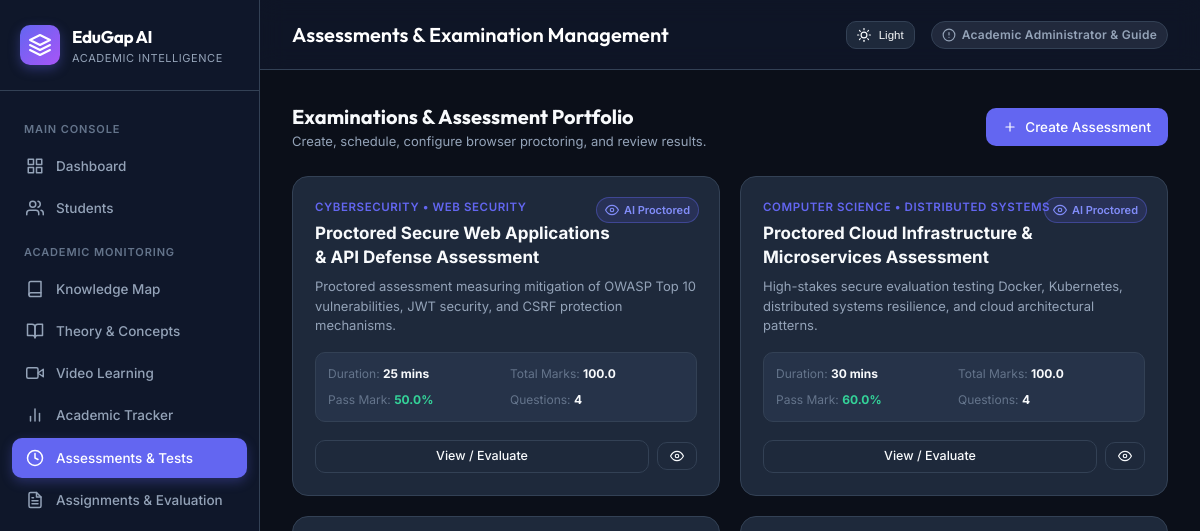
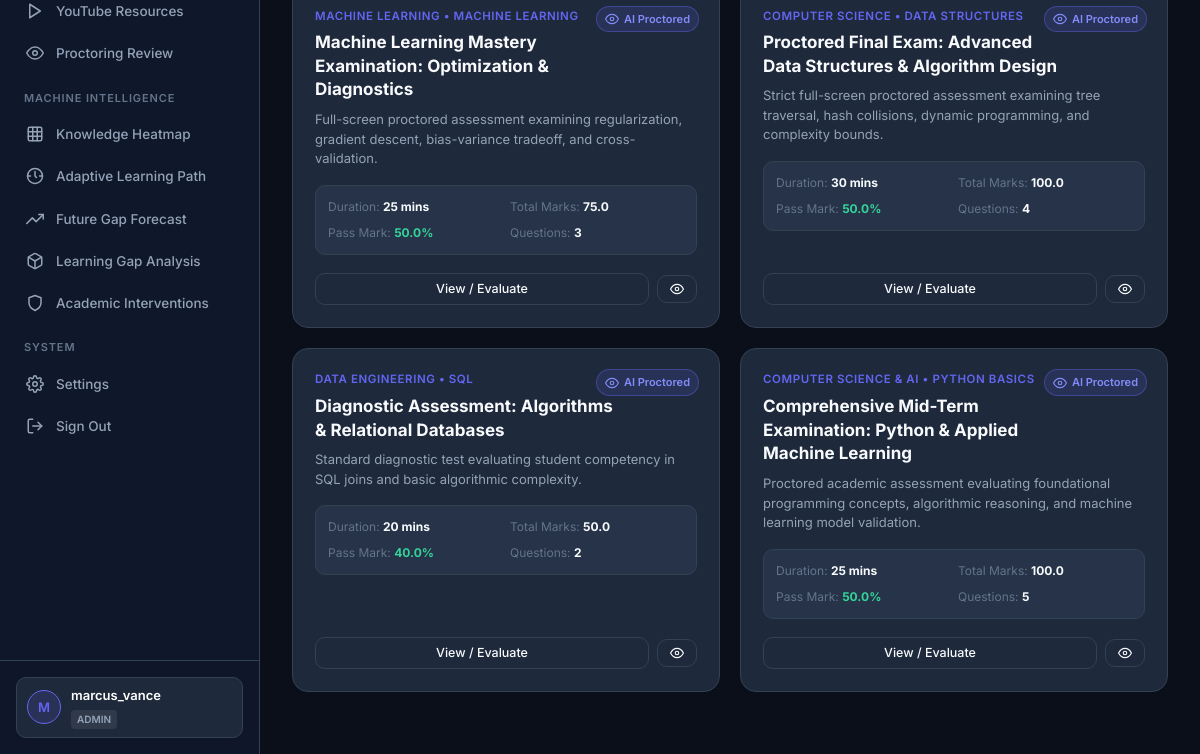
Before: /assessments (signed in) with the older database file (2 pictures, top to bottom).
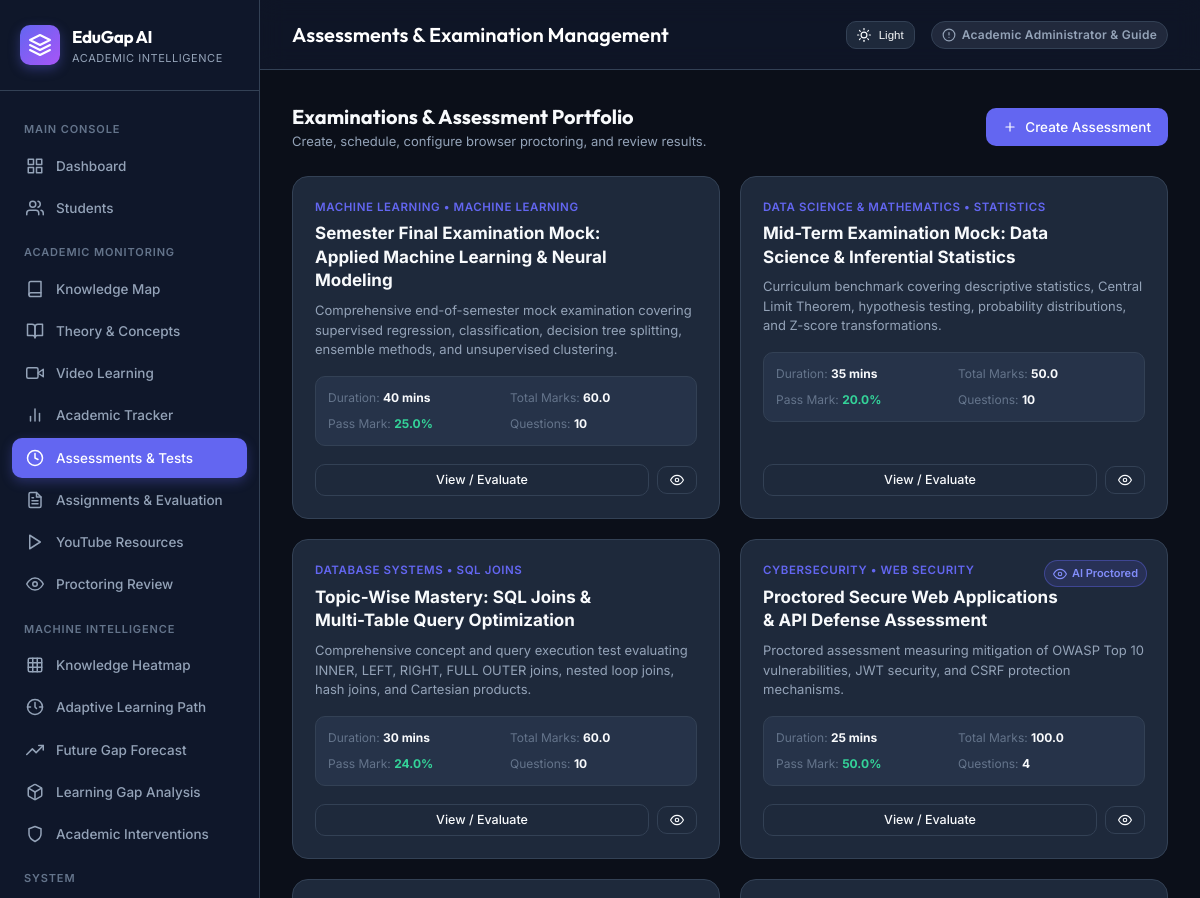
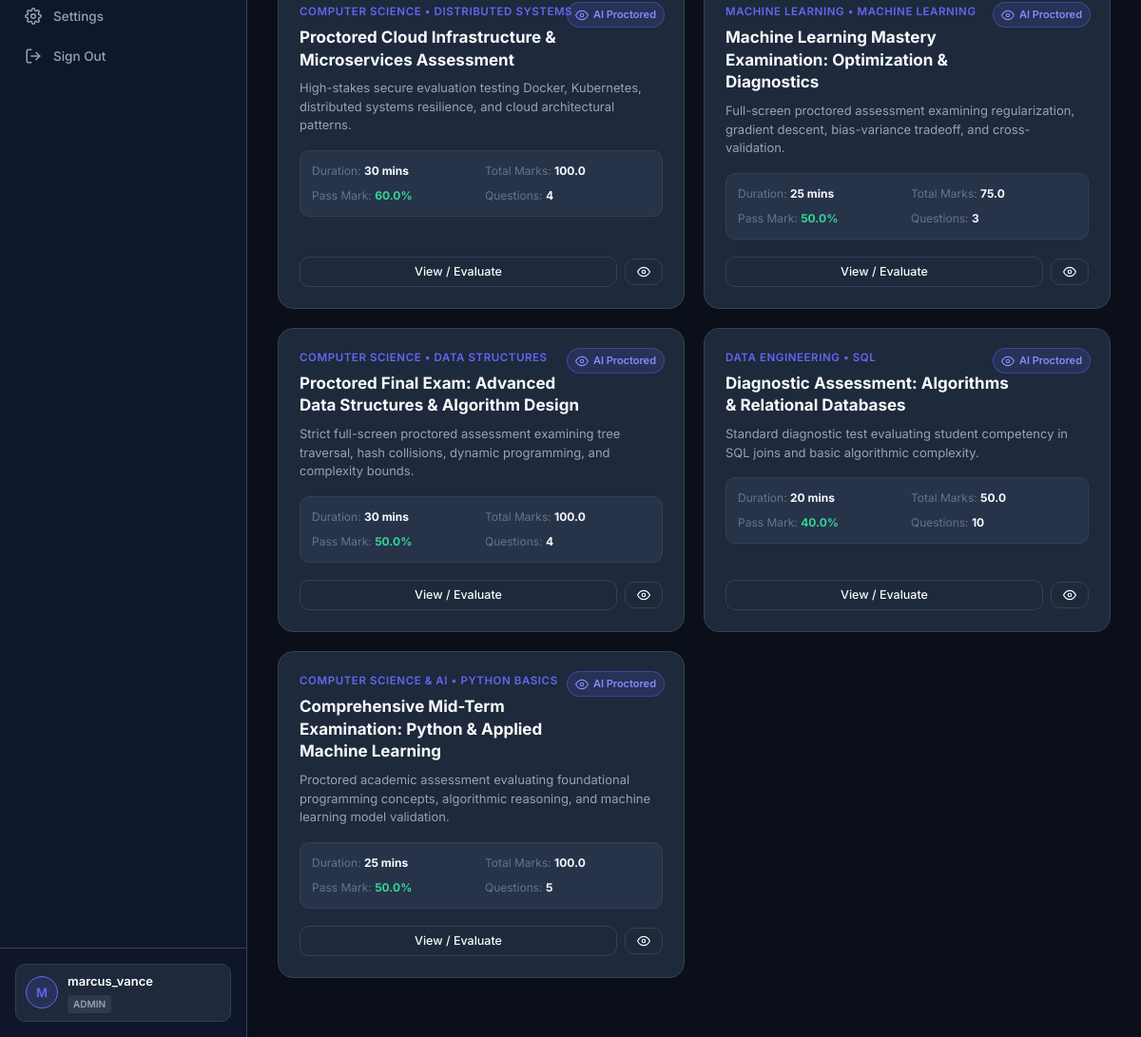
After: the same page with the newer database file (2 pictures, top to bottom).
### tables this page shows
CREATE TABLE assessments (
        id INTEGER PRIMARY KEY AUTOINCREMENT,
        title TEXT NOT NULL,
        description TEXT,
        subject TEXT NOT NULL,
        topic TEXT NOT NULL,
        duration_minutes INTEGER DEFAULT 30,
        passing_marks REAL DEFAULT 50.0,
        total_marks REAL DEFAULT 100.0,
        negative_marking REAL DEFAULT 0.0,
        attempt_limit INTEGER DEFAULT 1,
        shuffle_questions INTEGER DEFAULT 1,
        shuffle_options INTEGER DEFAULT 1,
        is_proctored INTEGER DEFAULT 1,
        proctoring_strictness TEXT DEFAULT 'Standard',
        assigned_to_student_id TEXT,
        due_date TIMESTAMP,
        is_published INTEGER DEFAULT 1,
        results_published INTEGER DEFAULT 1,
        created_by TEXT DEFAULT 'Admin',
        created_at TIMESTAMP DEFAULT CURRENT_TIMESTAMP
    );

### app.py (the view, shortened to what this page needs)
@app.route("/assessments")
@login_required
def assessments_page():
    connection = get_db_connection()
    role = session.get("role")
    student_id = session.get("student_id") or "S001"
    assessments = connection.execute("""
        SELECT a.*, COUNT(q.id) as q_count
        FROM assessments a
        LEFT JOIN assessment_questions q ON q.assessment_id = a.id
        WHERE a.is_published = 1 OR ? = 'admin'
        GROUP BY a.id
        ORDER BY a.id DESC
    """, (role,)).fetchall()
    student_attempts = {}
    connection.close()
    return render_template("assessments.html", assessments=assessments, student_attempts=student_attempts)

### app.py (called while the page is built)
def get_db_connection():
    connection = sqlite3.connect(DATABASE)
    connection.row_factory = sqlite3.Row
    return connection

def login_required(f):
    @wraps(f)
    def decorated_function(*args, **kwargs):
        if "user_id" not in session:
            flash("Please authenticate to access the academic platform.", "info")
            return redirect(url_for("login"))
        return f(*args, **kwargs)
    return decorated_function

### templates/assessments.html (shortened to what this page needs)
{% extends "base.html" %}
{% block header_title %}
{% if session.get('role') == 'admin' %}
Assessments & Examination Management
{% else %}
Assigned Proctored Tests & Examinations
{% endif %}
{% endblock %}
{% block content %}
<div
    style="display: flex; justify-content: space-between; align-items: center; margin-bottom: 24px; flex-wrap: wrap; gap: 12px;">
    <div>
        <h3 style="font-family: 'Outfit', sans-serif; font-size: 20px; color: var(--text-primary);">
            {% if session.get('role') == 'admin' %}Examinations & Assessment Portfolio{% else %}Available Proctored
            Assessments{% endif %}
        </h3>
        <p style="color: var(--text-secondary); font-size: 13px;">
            {% if session.get('role') == 'admin' %}Create, schedule, configure browser proctoring, and review results.{%
            else %}Timed assessments with automated validation and security proctoring.{% endif %}
        </p>
    </div>
    {% if session.get('role') == 'admin' %}
    <a href="{{ url_for('admin_create_assessment') }}" class="btn btn-primary">
        <svg class="icon icon-sm" viewBox="0 0 24 24">
            <line x1="12" y1="5" x2="12" y2="19" />
            <line x1="5" y1="12" x2="19" y2="12" />
        </svg>
        <span>Create Assessment</span>
    </a>
    {% endif %}
</div>
<div class="assessment-grid">
    {% for test in assessments %}
    <div class="assessment-card">
        <div>
            {% if test['is_proctored'] %}
            <span class="proctored-badge">
                <svg class="icon icon-sm" viewBox="0 0 24 24">
                    <path d="M1 12s4-8 11-8 11 8 11 8-4 8-11 8-11-8-11-8z" />
                    <circle cx="12" cy="12" r="3" />
                </svg>
                AI Proctored
            </span>
            {% endif %}
            <div
                style="font-size: 11.5px; font-weight: 600; text-transform: uppercase; color: var(--primary); letter-spacing: 0.05em; margin-bottom: 6px;">
                {{ test['subject'] }} &bull; {{ test['topic'] }}
            </div>
            <h4
                style="font-size: 17px; font-weight: 700; color: var(--text-primary); margin-bottom: 8px; line-height: 1.4; padding-right: 80px;">
                {{ test['title'] }}
            </h4>
            <p style="font-size: 13px; color: var(--text-secondary); line-height: 1.5; margin-bottom: 16px;">
                {{ test['description'] }}
            </p>
            <div
                style="display: grid; grid-template-columns: 1fr 1fr; gap: 8px; padding: 12px; border-radius: var(--radius-md); background: var(--bg-card-hover, rgba(19, 29, 49, 0.6)); border: 1px solid var(--border-color); margin-bottom: 18px; font-size: 12px;">
                <div><span style="color: var(--text-muted);">Duration:</span> <strong
                        style="color: var(--text-primary);">{{ test['duration_minutes'] }} mins</strong></div>
                <div><span style="color: var(--text-muted);">Total Marks:</span> <strong
                        style="color: var(--text-primary);">{{ test['total_marks'] }}</strong></div>
                <div><span style="color: var(--text-muted);">Pass Mark:</span> <strong style="color: #34d399;">{{
                        test['passing_marks'] }}%</strong></div>
                <div><span style="color: var(--text-muted);">Questions:</span> <strong
                        style="color: var(--text-primary);">{{ test['q_count']|default(0) }}</strong></div>
            </div>
        </div>
        <div>
            {% if session.get('role') == 'admin' %}
            <div style="display: flex; gap: 8px; align-items: center;">
                <a href="{{ url_for('assessment_detail', assessment_id=test['id']) }}" class="btn btn-secondary btn-sm"
                    style="flex: 1;">
                    <span>View / Evaluate</span>
                </a>
                <a href="{{ url_for('proctoring_review_page') }}" class="btn btn-secondary btn-sm"
                    title="Proctoring logs">
                    <svg class="icon icon-sm" viewBox="0 0 24 24">
                        <path d="M1 12s4-8 11-8 11 8 11 8-4 8-11 8-11-8-11-8z" />
                        <circle cx="12" cy="12" r="3" />
                    </svg>
                </a>
            </div>
            {% endif %}
        </div>
    </div>
    {% endfor %}
</div>
{% endblock %}

### templates/base.html (shortened to what this page needs)
<!DOCTYPE html>
<html lang="en">
<head>
</head>
<body>
<div class="app-layout">
    <aside class="sidebar">
        <div class="sidebar-brand">
            <div class="brand-icon">
                <svg class="icon icon-lg" viewBox="0 0 24 24">
                    <path d="M12 2L2 7l10 5 10-5-10-5zM2 17l10 5 10-5M2 12l10 5 10-5"/>
                </svg>
            </div>
            <div class="brand-text">
                <h1>EduGap AI</h1>
                <p>Academic Intelligence</p>
            </div>
        </div>
        <nav class="sidebar-nav">
            <div class="nav-category">Main Console</div>
            <a href="{{ url_for('dashboard') }}" class="nav-item {% if request.endpoint == 'dashboard' %}active{% endif %}">
                <svg class="icon" viewBox="0 0 24 24"><rect x="3" y="3" width="7" height="7"/><rect x="14" y="3" width="7" height="7"/><rect x="14" y="14" width="7" height="7"/><rect x="3" y="14" width="7" height="7"/></svg>
                <span>Dashboard</span>
            </a>
            {% if session.get('role') == 'admin' %}
            <a href="{{ url_for('students_management') }}" class="nav-item {% if request.endpoint in ['students_management', 'student_guidance_page', 'guide_student_view'] %}active{% endif %}">
                <svg class="icon" viewBox="0 0 24 24"><path d="M17 21v-2a4 4 0 0 0-4-4H5a4 4 0 0 0-4 4v2"/><circle cx="9" cy="7" r="4"/><path d="M23 21v-2a4 4 0 0 0-3-3.87"/><path d="M16 3.13a4 4 0 0 1 0 7.75"/></svg>
                <span>Students</span>
            </a>
            {% else %}
            <a href="{{ url_for('profile') }}" class="nav-item {% if request.endpoint == 'profile' %}active{% endif %}">
                <svg class="icon" viewBox="0 0 24 24"><path d="M20 21v-2a4 4 0 0 0-4-4H8a4 4 0 0 0-4 4v2"/><circle cx="12" cy="7" r="4"/></svg>
                <span>My Profile</span>
            </a>
            {% endif %}
            <div class="nav-category">Academic Monitoring</div>
            <a href="{{ url_for('topics_page') }}" class="nav-item {% if request.endpoint == 'topics_page' %}active{% endif %}">
                <svg class="icon" viewBox="0 0 24 24"><path d="M4 19.5A2.5 2.5 0 0 1 6.5 17H20"/><path d="M6.5 2H20v20H6.5A2.5 2.5 0 0 1 4 19.5v-15A2.5 2.5 0 0 1 6.5 2z"/></svg>
                <span>Knowledge Map</span>
            </a>
            <a href="{{ url_for('theory_page') }}" class="nav-item {% if request.endpoint in ['theory_page', 'theory_detail_page'] %}active{% endif %}">
                <svg class="icon" viewBox="0 0 24 24"><path d="M2 3h6a4 4 0 0 1 4 4v14a3 3 0 0 0-3-3H2z"/><path d="M22 3h-6a4 4 0 0 0-4 4v14a3 3 0 0 1 3-3h7z"/></svg>
                <span>Theory & Concepts</span>
            </a>
            <a href="{{ url_for('video_learning_page') }}" class="nav-item {% if request.endpoint == 'video_learning_page' %}active{% endif %}">
                <svg class="icon" viewBox="0 0 24 24"><polygon points="23 7 16 12 23 17 23 7"/><rect x="1" y="5" width="15" height="14" rx="2" ry="2"/></svg>
                <span>Video Learning</span>
            </a>
            <a href="{{ url_for('academic_tracker_page') }}" class="nav-item {% if request.endpoint == 'academic_tracker_page' %}active{% endif %}">
                <svg class="icon" viewBox="0 0 24 24"><line x1="18" y1="20" x2="18" y2="10"/><line x1="12" y1="20" x2="12" y2="4"/><line x1="6" y1="20" x2="6" y2="14"/></svg>
                <span>Academic Tracker</span>
            </a>
            <a href="{{ url_for('assessments_page') }}" class="nav-item {% if request.endpoint in ['assessments_page', 'assessment_detail', 'take_assessment', 'admin_create_assessment'] %}active{% endif %}">
                <svg class="icon" viewBox="0 0 24 24"><circle cx="12" cy="12" r="10"/><polyline points="12 6 12 12 16 14"/></svg>
                <span>Assessments & Tests</span>
            </a>
            <a href="{{ url_for('assignments_page') }}" class="nav-item {% if request.endpoint == 'assignments_page' %}active{% endif %}">
                <svg class="icon" viewBox="0 0 24 24"><path d="M14 2H6a2 2 0 0 0-2 2v16a2 2 0 0 0 2 2h12a2 2 0 0 0 2-2V8z"/><polyline points="14 2 14 8 20 8"/><line x1="16" y1="13" x2="8" y2="13"/><line x1="16" y1="17" x2="8" y2="17"/><polyline points="10 9 9 9 8 9"/></svg>
                <span>Assignments & Evaluation</span>
            </a>
            <a href="{{ url_for('youtube_resources_page') }}" class="nav-item {% if request.endpoint == 'youtube_resources_page' %}active{% endif %}">
                <svg class="icon" viewBox="0 0 24 24"><polygon points="5 3 19 12 5 21 5 3"/></svg>
                <span>YouTube Resources</span>
            </a>
            {% if session.get('role') == 'admin' %}
            <a href="{{ url_for('proctoring_review_page') }}" class="nav-item {% if request.endpoint == 'proctoring_review_page' %}active{% endif %}">
                <svg class="icon" viewBox="0 0 24 24"><path d="M1 12s4-8 11-8 11 8 11 8-4 8-11 8-11-8-11-8z"/><circle cx="12" cy="12" r="3"/></svg>
                <span>Proctoring Review</span>
            </a>
            {% endif %}
            <div class="nav-category">Machine Intelligence</div>
            <a href="{{ url_for('heatmap_page') }}" class="nav-item {% if request.endpoint == 'heatmap_page' %}active{% endif %}">
                <svg class="icon" viewBox="0 0 24 24"><rect x="3" y="3" width="18" height="18" rx="2" ry="2"/><line x1="3" y1="9" x2="21" y2="9"/><line x1="3" y1="15" x2="21" y2="15"/><line x1="9" y1="3" x2="9" y2="21"/><line x1="15" y1="3" x2="15" y2="21"/></svg>
                <span>Knowledge Heatmap</span>
            </a>
            <a href="{{ url_for('learning_path_page') }}" class="nav-item {% if request.endpoint == 'learning_path_page' %}active{% endif %}">
                <svg class="icon" viewBox="0 0 24 24"><circle cx="12" cy="12" r="10"/><polyline points="12 6 12 12 14 14"/><path d="M22 12h-4M6 12H2"/></svg>
                <span>Adaptive Learning Path</span>
            </a>
            <a href="{{ url_for('future_predictions_page') }}" class="nav-item {% if request.endpoint == 'future_predictions_page' %}active{% endif %}">
                <svg class="icon" viewBox="0 0 24 24"><polyline points="23 6 13.5 15.5 8.5 10.5 1 18"/><polyline points="17 6 23 6 23 12"/></svg>
                <span>Future Gap Forecast</span>
            </a>
            <a href="{{ url_for('analytics_page') }}" class="nav-item {% if request.endpoint == 'analytics_page' %}active{% endif %}">
                <svg class="icon" viewBox="0 0 24 24"><path d="M21 16V8a2 2 0 0 0-1-1.73l-7-4a2 2 0 0 0-2 0l-7 4A2 2 0 0 0 3 8v8a2 2 0 0 0 1 1.73l7 4a2 2 0 0 0 2 0l7-4A2 2 0 0 0 21 16z"/><polyline points="3.27 6.96 12 12.01 20.73 6.96"/><line x1="12" y1="22.08" x2="12" y2="12"/></svg>
                <span>Learning Gap Analysis</span>
            </a>
            <a href="{{ url_for('interventions_page') }}" class="nav-item {% if request.endpoint == 'interventions_page' %}active{% endif %}">
                <svg class="icon" viewBox="0 0 24 24"><path d="M12 22s8-4 8-10V5l-8-3-8 3v7c0 6 8 10 8 10z"/></svg>
                <span>Academic Interventions</span>
            </a>
            <div class="nav-category">System</div>
            <a href="{{ url_for('settings_page') }}" class="nav-item {% if request.endpoint == 'settings_page' %}active{% endif %}">
                <span>Settings</span>
            </a>
            <a href="{{ url_for('logout') }}" class="nav-item">
                <svg class="icon" viewBox="0 0 24 24"><path d="M9 21H5a2 2 0 0 1-2-2V5a2 2 0 0 1 2-2h4"/><polyline points="16 17 21 12 16 7"/><line x1="21" y1="12" x2="9" y2="12"/></svg>
                <span>Sign Out</span>
            </a>
        </nav>
        <div class="sidebar-footer">
            <div class="user-chip">
                <div class="user-avatar">
                    {{ session.get("username", "U")[0]|upper }}
                </div>
                <div class="user-details">
                    <div class="user-name">{{ session.get("username", "User") }}</div>
                    <div class="user-role-badge">{{ session.get("role", "student") }}</div>
                </div>
            </div>
        </div>
    </aside>
    <div class="main-wrapper">
        <header class="topbar">
            <div class="topbar-title">
                <h2>{% block header_title %}Academic Overview{% endblock %}</h2>
            </div>
            <div class="topbar-actions">
                <button type="button" class="btn btn-secondary btn-sm" onclick="toggleTheme()" title="Toggle Light/Dark Theme" style="padding: 6px 10px; cursor: pointer;">
                    <span id="themeToggleText" style="font-size: 11.5px;">Theme</span>
                </button>
                {% if session.get('role') == 'admin' %}
                <span class="badge badge-neutral">
                    <svg class="icon icon-sm" viewBox="0 0 24 24"><circle cx="12" cy="12" r="10"/><line x1="12" y1="8" x2="12" y2="12"/><line x1="12" y1="16" x2="12.01" y2="16"/></svg>
                    Academic Administrator & Guide
                </span>
                {% else %}
                <span class="badge badge-neutral">
                    <svg class="icon icon-sm" viewBox="0 0 24 24"><path d="M19 21v-2a4 4 0 0 0-4-4H9a4 4 0 0 0-4 4v2"/><circle cx="12" cy="7" r="4"/></svg>
                    Student ID: {{ session.get('student_id', 'S001') }}
                </span>
                {% endif %}
            </div>
        </header>
        <main class="page-content">
            {% block content %}{% endblock %}
        </main>
    </div>
</div>
</body>
</html>

### templates/assessments.html (style rules this page uses)
.assessment-grid { display: grid; grid-template-columns: repeat(auto-fill, minmax(320px, 1fr)); gap: 20px; margin-bottom: 30px; }
.assessment-card { background: var(--bg-card); border: 1px solid var(--border-color); border-radius: var(--radius-lg); padding: 22px; display: flex; flex-direction: column; justify-content: space-between; transition: var(--transition); position: relative; }
.proctored-badge { position: absolute; top: 20px; right: 20px; display: inline-flex; align-items: center; gap: 5px; padding: 4px 8px; border-radius: 9999px; font-size: 11px; font-weight: 600; background: rgba(99, 102, 241, 0.15); border: 1px solid rgba(99, 102, 241, 0.4); color: #818cf8; }

Changed rows visible on the page:
added assessments: subject "MACHINE LEARNING", topic "MACHINE LEARNING", title "Semester Final Examination Mock: Applied Machine Learning & Neural Modeling", description "Comprehensive end-of-semester mock examination covering supervised regression, classification, decision tree splitting, ensemble methods, and unsupervised clustering.", duration_minutes "40", total_marks "60.0", passing_marks "25.0", q_count "10"
added assessments: subject "DATA SCIENCE & MATHEMATICS", topic "STATISTICS", title "Mid-Term Examination Mock: Data Science & Inferential Statistics", description "Curriculum benchmark covering descriptive statistics, Central Limit Theorem, hypothesis testing, probability distributions, and Z-score transformations.", duration_minutes "35", total_marks "50.0", passing_marks "20.0", q_count "10"
added assessments: subject "DATABASE SYSTEMS", topic "SQL JOINS", title "Topic-Wise Mastery: SQL Joins & Multi-Table Query Optimization", description "Comprehensive concept and query execution test evaluating INNER, LEFT, RIGHT, FULL OUTER joins, nested loop joins, hash joins, and Cartesian products.", duration_minutes "30", total_marks "60.0", passing_marks "24.0", q_count "10"
computed for assessments "Diagnostic Assessment: Algorithms & Relational Databases": q_count "2" → "10"
